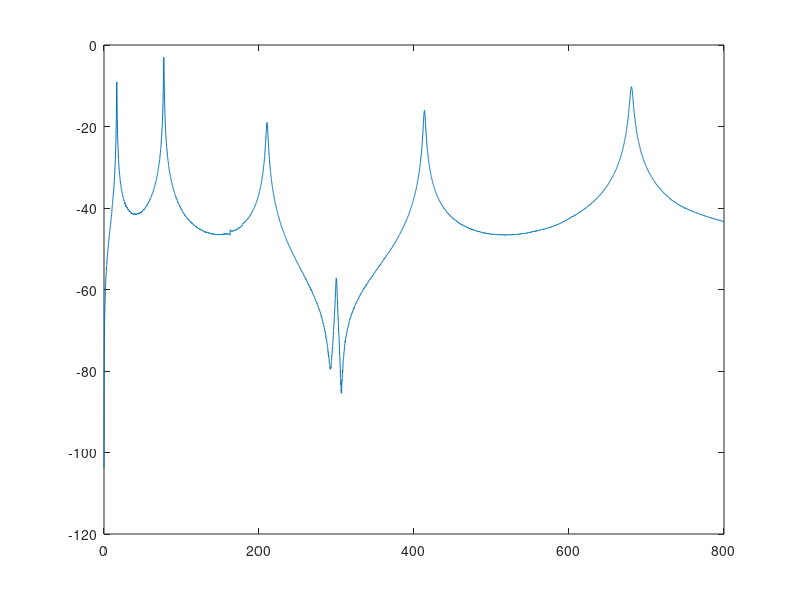

The MATLAB script that drew this image: (Note: this script raises an error after producing the figure.)
%% ===========================================================================================
% MIMO w-operator frequeny-domain SysID based on Algorithm 1 in Yang and Sanada 2000 
% in Elect. Eng. in Japan. The Script is written by ATTA OVEISI at Ruhr-Uni Bochum MAS in 
% Germany. Use of this code without permission is not allowed! Contact: atta.oveisi@rub.de
% ============================================================================================

%%
clc
clear
close all

%% Fast Fourrier Transformation parameters
% Baseband
fmax = 800;  % frequency span (Hz)
fs = 2.56*fmax; % Nyquist frequency (Hz)

dt = 1/fs;  % sampling time (sec)

m = 1;                 % number of input
l = 1;                 % number of output   

% Define ii & alfa & n
n = 12;
ii = 36;
alfa = 800*2*pi; % 5
beta = 47;
if ii <= n
    error('ii should be greater than n');
end

if beta < n/m
    error('beta must be greater than n/m')
end

%% Input signal generation with window and overlap
load('iddata.mat')
freq_vec = act1_1(:,2);

ww = freq_vec*2*pi;
T = 5/max(ww);
select_w = 1;
wk = 2*atan(T*ww(select_w:end)/2);

iddata_act1 = (act1_1(:,3)+1i*act1_1(:,4))';
iddata_act2 = (act2_1(:,3)+1i*act2_1(:,4))';
iddata_shaker = (shaker_1(:,3)+1i*shaker_1(:,4))';

% Up to freq(index) Hz 
index = 6401;
freq_vec = freq_vec(1:index,:);
iddata_act1 = iddata_act1(:,1:index);
iddata_act2 = iddata_act2(:,1:index);
iddata_shaker = iddata_shaker(:,1:index);

[M,~] = size(freq_vec); % M-> number of frequency samples

Gm = zeros(l,m,M);
if ((m == 1)&&(l == 1))
    Gm(1,1,:) = iddata_act1(1,:);
elseif ((m == 1)&&(l == 2))
    Gm(:,1,:) = iddata_act1(:,:);
elseif ((m == 2)&&(l == 1))
    for i = 1:M
        Gm(1,1,i) = iddata_act1(1,i);
        Gm(1,2,i) = iddata_shaker(1,i);
    end
else
    for i = 1:M
    Gm(:,1,i) = iddata_act1(:,i);
    Gm(:,2,i) = iddata_act2(:,i);
    Gm(:,3,i) = iddata_shaker(:,i);
    end
end

%% Step (1)
%Construct G_i,M^f (Eq. (19))
Gm_f = zeros(size(Gm));
Im = ones(m,m);
Im_f = zeros(m,M*m);

omega = (freq_vec*2*pi)';

% ww = freq_vec*2*pi;
% T = 5/max(ww);
% select_w = 1;
% omega = 2*atan(T*ww(select_w:end)/2)';

omega_alfa = @(omegai,alfai) (1i*omegai-alfai)/(1i*omegai+alfai); 

for i = 1:m
    for j = 1:l
        for k = 1:M
            Gm_f(j,i,k) = (sqrt(2)*alfa/(1i*omega(1,k)+alfa))*Gm(j,i,k); % Eq. (17)
            if i == 1 && j == 1
                Im_f(:,(k-1)*m+1:k*m) = (sqrt(2)*alfa/(1i*omega(1,k)+alfa))*Im;
            end
        end
    end
end

I_iM_f = zeros(ii*m,M*m);
G_iM_f = zeros(ii*l,M*m);
for i = 1:ii
    for j = 1:M
        G_iM_f((i-1)*l+1:i*l,(j-1)*m+1:j*m) = ((omega_alfa(omega(1,j),alfa))^(i-1))*squeeze(Gm_f(:,:,j));
        I_iM_f((i-1)*m+1:i*m,(j-1)*m+1:j*m) = ((omega_alfa(omega(1,j),alfa))^(i-1))*Im_f(:,(j-1)*m+1:j*m);
    end
end
G_iM_f = [real(G_iM_f) imag(G_iM_f)]; % Eq. (24)
I_iM_f = [real(I_iM_f) imag(I_iM_f)]; % Eq. (24)

%% Step (2): LQ factorization 
% Refer to Eq. (27)

% !!!!!!!! Wrong: This must be LQ factorization
[Q_dum,R_dum] = qr([I_iM_f;G_iM_f]',0); % !!!!!!!! Wrong
R_dum = R_dum';
R_11 = R_dum(1:m*ii,1:m*ii);
R_12 = R_dum(1:m*ii,m*ii+1:end);
R_21 = R_dum(m*ii+1:end,1:m*ii);
R_22 = R_dum(m*ii+1:end,m*ii+1:end);

%% Step (3): SVD of R_22
% Eq. (32)
[U_n,S_n,V_n] = svd(R_22);

V_n_t = V_n';

Un = U_n(:,1:n);
Un_p = U_n(:,n+1:end);

Sn = S_n(1:n,1:n);
S2 = S_n(n+1:end,n+1:end);

Vn_t = V_n_t(1:n,:);
Vn_t_p = V_n_t(n+1:end,:);
Vn = Vn_t';
Vn_p = Vn_t_p';

%% Step (4): Construct Un(1) & Un(2) and calculated A_wT & C_wT
% Eqs. (34) and (35)
Un1 = Un(1:(ii-1)*l,:);
Un2 = Un(end-(ii-1)*l+1:end,:);

X_plus = @(X) ((X'*X)^(-1))*X'; % Moore-Penrose pseudoinverse of full-column rand matrix X

A_wT = (X_plus(Un1))*Un2;
C_wT = Un(1:l,:);

%% Step (5): Compute B_wT and D_wT
Li = zeros(M*l,m);
for i = 1:M
    % Eq. (37)
    Li((i-1)*l+1:i*l,:) = squeeze(Gm(:,:,i));
end

% For strictly proper system: D_c = 0:
Mi2 = zeros(l*M,n);
for i = 1:M
    % Eq. (41)
    Mi2((i-1)*l+1:i*l,:) = C_wT*(inv((omega_alfa(omega(1,i),alfa))*eye(n)-A_wT)-inv(eye(n)-A_wT));
end

% (a) Construct the matrices inside Eq. (39)
LHS = [real(Li);imag(Li)];
RHS = [real(Mi2);imag(Mi2)];

B_wT = (X_plus(RHS))*LHS;
D_wT = -(C_wT/(eye(n)-A_wT))*B_wT;

%% Step (6): Continuous system
G_hat = ss(A_wT,B_wT,C_wT,D_wT,T);
% sysc = d2c(G_hat,'tustin');
% figure(2)
% bode(G_hat)
% hold on
% bode(sysc)
A_c = (alfa*((eye(n)-A_wT)^(-1))*(eye(n)+A_wT));
B_c = (sqrt(2*alfa)*((eye(n)-A_wT)^(-1))*B_wT);
C_c = (sqrt(2*alfa)*C_wT*((eye(n)-A_wT)^(-1)));
D_c = (D_wT+C_wT*((eye(n)-A_wT)^(-1))*B_wT);
sysc = ss(A_c,B_c,C_c,D_c);

figure(3)
k = 0;
for i = 1:m
    for j = 1:l
        k = k+1;
        subplot(m,l,k)
        plot(freq_vec,20*log10(abs(squeeze(Gm(j,i,1:M)))));
        hold on
        [magG,phaseG,w] = bode(sysc(j,i),freq_vec*2*pi);
        for jj = 1:size(w)
            bb(jj,1) = squeeze(magG(:,:,jj));
        end
        plot(w/2/pi,20*log10(bb),'r')
        xlim([0 fmax])
    end
end